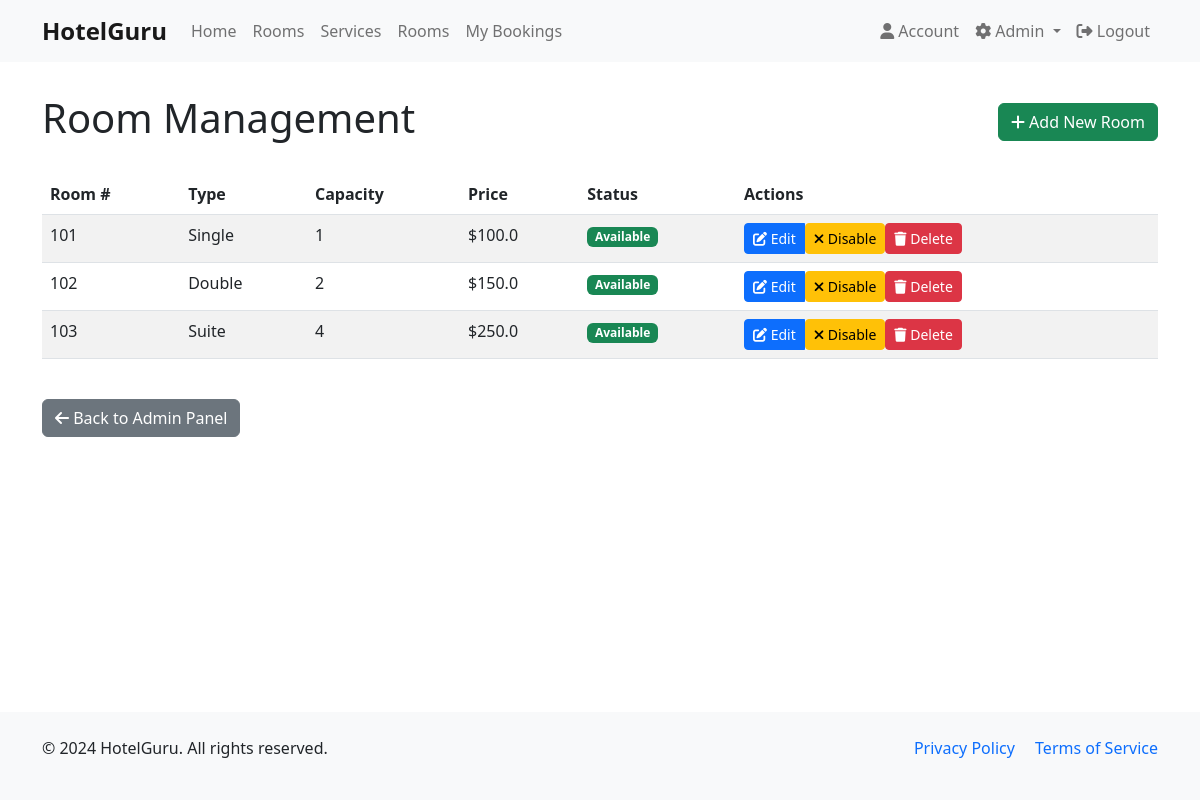
/admin/rooms (signed in), run on the app's committed database.
### WebApp/models.py (models this page shows, shortened)
class Room(db.Model):
    id = db.Column(db.Integer, primary_key=True)
    room_number = db.Column(db.Integer, nullable=False)
    room_type = db.Column(db.String(20), nullable=False)
    capacity = db.Column(db.Integer, nullable=False)
    price_per_night = db.Column(db.Float, nullable=False)
    bookings = db.relationship('Booking', backref='room', lazy='dynamic', cascade="all, delete-orphan")
    description = db.Column(db.Text, nullable=True)
    status = db.Column(db.String(20), default='Available')  # Available, Maintenance, Cleaning
    amenities = db.Column(db.String(255), nullable=True)
    image_url = db.Column(db.String(255), nullable=True, default='default_room.jpg')
    is_available = db.Column(db.Boolean, default=True)
    def is_available(self, start_date, end_date):
        """Check if room is available for the given date range"""
        if not self.is_available:
            return False
        overlapping_bookings = Booking.query.filter(
            Booking.room_id == self.id,
            Booking.status.in_(['Pending', 'Confirmed']),
            Booking.start_date < end_date, Booking.end_date > start_date).count()
        return overlapping_bookings == 0

### WebApp/routes.py (the view)
@routes.route("/admin/rooms")
@admin_required
def manage_rooms():
    rooms = Room.query.order_by(Room.room_number).all()
    return render_template('manage_rooms.html', title='Manage Rooms', rooms=rooms)

### WebApp/auth.py (called while the page is built)
def admin_required(f):
    @wraps(f)
    def decorated_function(*args, **kwargs):
        if 'user_id' not in session:
           flash('Please log in to access this page', 'danger')
           return redirect(url_for('routes.login', next=request.url))
        user = User.query.get(session['user_id'])
        if not user or not user.is_admin:
            flash('You do not have permission to access this page', 'danger')
            abort(403)
        return f(*args, **kwargs)
    return decorated_function

### WebApp/models.py (called while the page is built)
@login_manager.user_loader
def load_user(user_id):
    return User.query.get(int(user_id))

### WebApp/templates/manage_rooms.html (shortened to what this page needs)
{% extends "base.html" %}
{% block content %}
<div class="container">
    <div class="d-flex justify-content-between align-items-center mb-4">
        <h1>Room Management</h1>
        <a href="{{ url_for('routes.add_room') }}" class="btn btn-success">
            <i class="fas fa-plus"></i> Add New Room
        </a>
    </div>
    <div class="table-responsive">
        <table class="table table-striped table-hover">
            <thead>
                <tr>
                    <th>Room #</th>
                    <th>Type</th>
                    <th>Capacity</th>
                    <th>Price</th>
                    <th>Status</th>
                    <th>Actions</th>
                </tr>
            </thead>
            <tbody>
                {% for room in rooms %}
                <tr>
                    <td>{{ room.room_number }}</td>
                    <td>{{ room.room_type }}</td>
                    <td>{{ room.capacity }}</td>
                    <td>${{ room.price_per_night }}</td>
                    <td>
                        <span class="badge bg-{{ 'success' if room.is_available else 'danger' }}">
                            {{ room.status }}
                        </span>
                    </td>
                    <td>
                        <div class="btn-group" role="group">
                            <a href="{{ url_for('routes.edit_room', room_id=room.id) }}" class="btn btn-sm btn-primary">
                                <i class="fas fa-edit"></i> Edit
                            </a>
                            <form method="POST" action="{{ url_for('routes.toggle_room_availability', room_id=room.id) }}" class="d-inline">
                                <button type="submit" class="btn btn-sm btn-{{ 'warning' if room.is_available else 'success' }}">
                                    <i class="fas fa-{{ 'times' if room.is_available else 'check' }}"></i>
                                    {{ 'Disable' if room.is_available else 'Enable' }}
                                </button>
                            </form>
                            <form method="POST" action="{{ url_for('routes.delete_room', room_id=room.id) }}" class="d-inline" onsubmit="return confirm('Are you sure you want to delete this room?');">
                                <button type="submit" class="btn btn-sm btn-danger">
                                    <i class="fas fa-trash"></i> Delete
                                </button>
                            </form>
                        </div>
                    </td>
                </tr>
                {% endfor %}
            </tbody>
        </table>
    </div>
    <div class="mt-4">
        <a href="{{ url_for('routes.admin') }}" class="btn btn-secondary">
            <i class="fas fa-arrow-left"></i> Back to Admin Panel
        </a>
    </div>
</div>
{% endblock %}

### WebApp/templates/base.html (style rules this page uses)
body { min-height: 100vh; display: flex; flex-direction: column; }

### data on the page
Room: room_number "101", room_type "Single", capacity "1", price_per_night "100.0", status "Available", is_available "Disable"
Room: room_number "102", room_type "Double", capacity "2", price_per_night "150.0", status "Available", is_available "Disable"
Room: room_number "103", room_type "Suite", capacity "4", price_per_night "250.0", status "Available", is_available "Disable"
